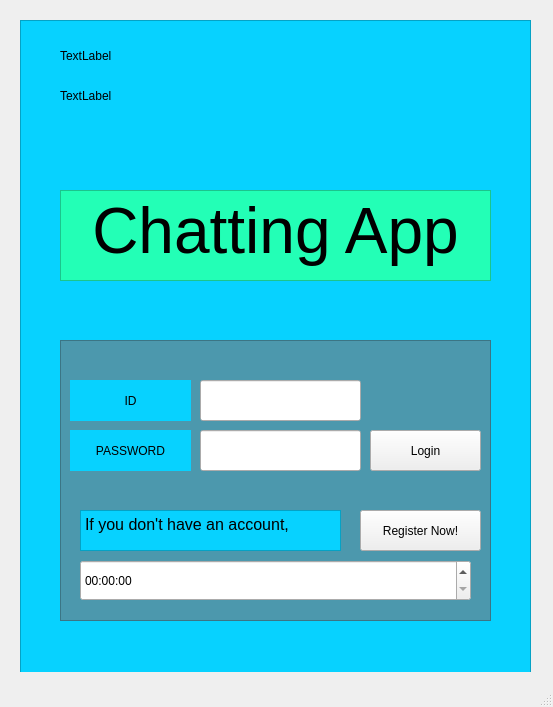
<?xml version="1.0" encoding="UTF-8"?>
<ui version="4.0">
 <class>MainWindow</class>
 <widget class="QMainWindow" name="MainWindow">
  <property name="geometry">
   <rect>
    <x>0</x>
    <y>0</y>
    <width>553</width>
    <height>707</height>
   </rect>
  </property>
  <property name="font">
   <font>
    <family>-윤디자인웹돋움</family>
    <pointsize>16</pointsize>
    <weight>50</weight>
    <bold>false</bold>
    <strikeout>false</strikeout>
    <stylestrategy>PreferDefault</stylestrategy>
    <kerning>false</kerning>
   </font>
  </property>
  <property name="windowTitle">
   <string>MainWindow</string>
  </property>
  <widget class="QWidget" name="centralwidget">
   <widget class="QFrame" name="frame">
    <property name="geometry">
     <rect>
      <x>20</x>
      <y>20</y>
      <width>511</width>
      <height>661</height>
     </rect>
    </property>
    <property name="styleSheet">
     <string notr="true">QFrame{
background-color:rgb(7, 210, 255)
}</string>
    </property>
    <property name="frameShape">
     <enum>QFrame::StyledPanel</enum>
    </property>
    <property name="frameShadow">
     <enum>QFrame::Raised</enum>
    </property>
    <widget class="QLineEdit" name="input_ID">
     <property name="geometry">
      <rect>
       <x>180</x>
       <y>360</y>
       <width>161</width>
       <height>41</height>
      </rect>
     </property>
     <property name="text">
      <string/>
     </property>
    </widget>
    <widget class="QLabel" name="label_ID">
     <property name="geometry">
      <rect>
       <x>50</x>
       <y>360</y>
       <width>121</width>
       <height>41</height>
      </rect>
     </property>
     <property name="styleSheet">
      <string notr="true">QLabel{
font: italic 12pt &quot;Comic Sans MS&quot;;
}
</string>
     </property>
     <property name="text">
      <string>ID</string>
     </property>
     <property name="alignment">
      <set>Qt::AlignCenter</set>
     </property>
    </widget>
    <widget class="QLabel" name="label_password">
     <property name="geometry">
      <rect>
       <x>50</x>
       <y>410</y>
       <width>121</width>
       <height>41</height>
      </rect>
     </property>
     <property name="styleSheet">
      <string notr="true">QLabel{
	font: italic 12pt &quot;Comic Sans MS&quot;;
}
</string>
     </property>
     <property name="text">
      <string>PASSWORD</string>
     </property>
     <property name="alignment">
      <set>Qt::AlignCenter</set>
     </property>
    </widget>
    <widget class="QLineEdit" name="input_password">
     <property name="enabled">
      <bool>true</bool>
     </property>
     <property name="geometry">
      <rect>
       <x>180</x>
       <y>410</y>
       <width>161</width>
       <height>41</height>
      </rect>
     </property>
     <property name="text">
      <string/>
     </property>
     <property name="echoMode">
      <enum>QLineEdit::PasswordEchoOnEdit</enum>
     </property>
     <property name="dragEnabled">
      <bool>false</bool>
     </property>
     <property name="readOnly">
      <bool>false</bool>
     </property>
    </widget>
    <widget class="QPushButton" name="btn_login">
     <property name="geometry">
      <rect>
       <x>350</x>
       <y>410</y>
       <width>111</width>
       <height>41</height>
      </rect>
     </property>
     <property name="acceptDrops">
      <bool>false</bool>
     </property>
     <property name="autoFillBackground">
      <bool>false</bool>
     </property>
     <property name="styleSheet">
      <string notr="true">font: italic 12pt &quot;Comic Sans MS&quot;;</string>
     </property>
     <property name="text">
      <string>Login</string>
     </property>
    </widget>
    <widget class="QPushButton" name="btn_register">
     <property name="geometry">
      <rect>
       <x>340</x>
       <y>490</y>
       <width>121</width>
       <height>41</height>
      </rect>
     </property>
     <property name="contextMenuPolicy">
      <enum>Qt::DefaultContextMenu</enum>
     </property>
     <property name="acceptDrops">
      <bool>false</bool>
     </property>
     <property name="autoFillBackground">
      <bool>false</bool>
     </property>
     <property name="styleSheet">
      <string notr="true">font: italic 12pt &quot;Comic Sans MS&quot;;</string>
     </property>
     <property name="text">
      <string>Register Now!</string>
     </property>
     <property name="checkable">
      <bool>false</bool>
     </property>
     <property name="checked">
      <bool>false</bool>
     </property>
     <property name="autoDefault">
      <bool>false</bool>
     </property>
     <property name="default">
      <bool>false</bool>
     </property>
     <property name="flat">
      <bool>false</bool>
     </property>
    </widget>
    <widget class="QTextEdit" name="text_register">
     <property name="geometry">
      <rect>
       <x>60</x>
       <y>490</y>
       <width>261</width>
       <height>41</height>
      </rect>
     </property>
     <property name="styleSheet">
      <string notr="true">QTextEdit{
font: 12pt &quot;-윤디자인웹돋움&quot;;
}</string>
     </property>
     <property name="html">
      <string>&lt;!DOCTYPE HTML PUBLIC &quot;-//W3C//DTD HTML 4.0//EN&quot; &quot;http://www.w3.org/TR/REC-html40/strict.dtd&quot;&gt;
&lt;html&gt;&lt;head&gt;&lt;meta name=&quot;qrichtext&quot; content=&quot;1&quot; /&gt;&lt;style type=&quot;text/css&quot;&gt;
p, li { white-space: pre-wrap; }
&lt;/style&gt;&lt;/head&gt;&lt;body style=&quot; font-family:'-윤디자인웹돋움'; font-size:12pt; font-weight:400; font-style:normal;&quot;&gt;
&lt;p style=&quot; margin-top:12px; margin-bottom:12px; margin-left:0px; margin-right:0px; -qt-block-indent:0; text-indent:0px;&quot;&gt;&lt;span style=&quot; font-family:'Gulim';&quot;&gt;If you don't have an account,&lt;/span&gt;&lt;/p&gt;&lt;/body&gt;&lt;/html&gt;</string>
     </property>
    </widget>
    <widget class="QTimeEdit" name="timeEdit">
     <property name="geometry">
      <rect>
       <x>60</x>
       <y>540</y>
       <width>391</width>
       <height>41</height>
      </rect>
     </property>
     <property name="dateTime">
      <datetime>
       <hour>0</hour>
       <minute>0</minute>
       <second>0</second>
       <year>1996</year>
       <month>1</month>
       <day>1</day>
      </datetime>
     </property>
     <property name="date">
      <date>
       <year>1996</year>
       <month>1</month>
       <day>1</day>
      </date>
     </property>
     <property name="calendarPopup">
      <bool>false</bool>
     </property>
    </widget>
    <widget class="QFrame" name="frame_2">
     <property name="geometry">
      <rect>
       <x>40</x>
       <y>320</y>
       <width>431</width>
       <height>281</height>
      </rect>
     </property>
     <property name="styleSheet">
      <string notr="true">background-color:rgb(76, 152, 173)</string>
     </property>
     <property name="frameShape">
      <enum>QFrame::StyledPanel</enum>
     </property>
     <property name="frameShadow">
      <enum>QFrame::Raised</enum>
     </property>
     <zorder>input_password</zorder>
    </widget>
    <widget class="QTextEdit" name="textEdit_2">
     <property name="geometry">
      <rect>
       <x>40</x>
       <y>170</y>
       <width>431</width>
       <height>91</height>
      </rect>
     </property>
     <property name="styleSheet">
      <string notr="true">QTextEdit{
background-color:rgb(35, 255, 182)
}</string>
     </property>
     <property name="html">
      <string>&lt;!DOCTYPE HTML PUBLIC &quot;-//W3C//DTD HTML 4.0//EN&quot; &quot;http://www.w3.org/TR/REC-html40/strict.dtd&quot;&gt;
&lt;html&gt;&lt;head&gt;&lt;meta name=&quot;qrichtext&quot; content=&quot;1&quot; /&gt;&lt;style type=&quot;text/css&quot;&gt;
p, li { white-space: pre-wrap; }
&lt;/style&gt;&lt;/head&gt;&lt;body style=&quot; font-family:'Gulim'; font-size:9pt; font-weight:400; font-style:normal;&quot;&gt;
&lt;p align=&quot;center&quot; style=&quot; margin-top:0px; margin-bottom:0px; margin-left:0px; margin-right:0px; -qt-block-indent:0; text-indent:0px;&quot;&gt;&lt;span style=&quot; font-size:48pt;&quot;&gt;Chatting App&lt;/span&gt;&lt;/p&gt;&lt;/body&gt;&lt;/html&gt;</string>
     </property>
    </widget>
    <widget class="QLabel" name="label">
     <property name="geometry">
      <rect>
       <x>40</x>
       <y>30</y>
       <width>56</width>
       <height>12</height>
      </rect>
     </property>
     <property name="text">
      <string>TextLabel</string>
     </property>
    </widget>
    <widget class="QLabel" name="label_2">
     <property name="geometry">
      <rect>
       <x>40</x>
       <y>70</y>
       <width>56</width>
       <height>12</height>
      </rect>
     </property>
     <property name="text">
      <string>TextLabel</string>
     </property>
    </widget>
    <zorder>frame_2</zorder>
    <zorder>input_ID</zorder>
    <zorder>label_ID</zorder>
    <zorder>label_password</zorder>
    <zorder>input_password</zorder>
    <zorder>btn_login</zorder>
    <zorder>btn_register</zorder>
    <zorder>text_register</zorder>
    <zorder>timeEdit</zorder>
    <zorder>textEdit_2</zorder>
    <zorder>label</zorder>
    <zorder>label_2</zorder>
   </widget>
  </widget>
  <widget class="QStatusBar" name="statusbar"/>
 </widget>
 <resources/>
 <connections/>
</ui>
